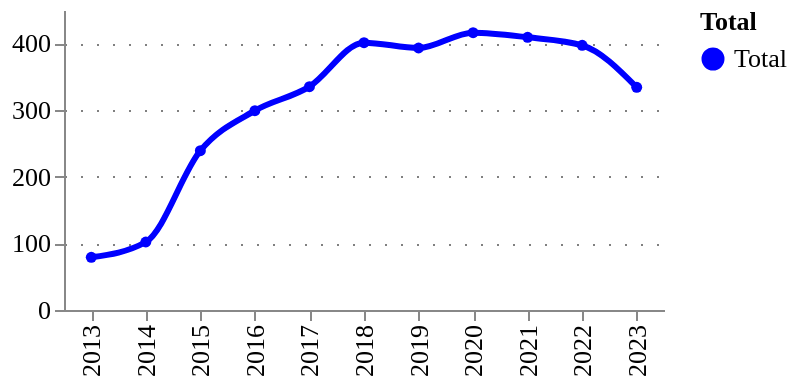

The code cell stored with this chart in its notebook:
### Code cell
# ts_amounts_tech = utils.get_timeseries(tech_type_df, column='amount')
ts_counts_tech = utils.get_timeseries(tech_type_df, column='id')
utils.plot_quick_ts(ts_counts_tech, 'counts')

### Figure 1 — Vega-Lite specification as saved in the notebook (floating-point values rounded to 4 significant figures)
{"config": {"title": {"font": "Averta", "anchor": "start"}, "subtitle": {"font": "Averta"}, "axis": {"labelFont": "Averta", "titleFont": "Averta", "gridColor": "grey", "gridDash": [1, 7], "labelFontSize": 13, "titleFontSize": 13}, "header": {"labelFont": "Averta", "titleFont": "Averta"}, "legend": {"labelFont": "Averta", "titleFont": "Averta", "labelFontSize": 13, "titleFontSize": 13}, "range": {"category": ["#0000FF", "#FDB633", "#18A48C", "#9A1BBE", "#EB003B", "#FF6E47", "#646363", "#0F294A", "#97D9E3", "#A59BEE", "#F6A4B7", "#D2C9C0", "#FFFFFF", "#000000"], "ordinal": {"scheme": ["#0000FF", "#FDB633", "#18A48C", "#9A1BBE", "#EB003B", "#FF6E47", "#646363", "#0F294A", "#97D9E3", "#A59BEE", "#F6A4B7", "#D2C9C0", "#FFFFFF", "#000000"]}}, "view": {"strokeWidth": 0}}, "data": {"name": "data-9afd16ba46a8827fe2b8042f18fbd286"}, "mark": {"type": "line", "interpolate": "monotone", "point": {"filled": true, "size": 30}, "size": 3, "strokeDash": [0]}, "encoding": {"color": {"field": "Total", "legend": {"orient": "right"}, "type": "nominal"}, "tooltip": [{"field": "year", "title": "Year", "type": "ordinal"}, {"field": "Total", "type": "nominal"}, {"field": "amount", "format": ".3f", "title": "", "type": "quantitative"}], "x": {"field": "year", "title": "", "type": "ordinal"}, "y": {"field": "amount", "title": "", "type": "quantitative"}}, "height": 150, "title": {"anchor": "start", "text": "", "fontSize": 14, "subtitle": "", "subtitleFont": "Averta", "subtitleFontSize": 13}, "width": 300, "$schema": "https://vega.github.io/schema/vega-lite/v4.17.0.json", "datasets": {"data-9afd16ba46a8827fe2b8042f18fbd286": [{"year": 2013, "counts": 79, "Total": "Total", "amount": 79.0}, {"year": 2014, "counts": 102, "Total": "Total", "amount": 102.0}, {"year": 2015, "counts": 239, "Total": "Total", "amount": 239.0}, {"year": 2016, "counts": 299, "Total": "Total", "amount": 299.0}, {"year": 2017, "counts": 335, "Total": "Total", "amount": 335.0}, {"year": 2018, "counts": 401, "Total": "Total", "amount": 401.0}, {"year": 2019, "counts": 393, "Total": "Total", "amount": 393.0}, {"year": 2020, "counts": 416, "Total": "Total", "amount": 416.0}, {"year": 2021, "counts": 409, "Total": "Total", "amount": 409.0}, {"year": 2022, "counts": 397, "Total": "Total", "amount": 397.0}, {"year": 2023, "counts": 334, "Total": "Total", "amount": 334.0}]}}
